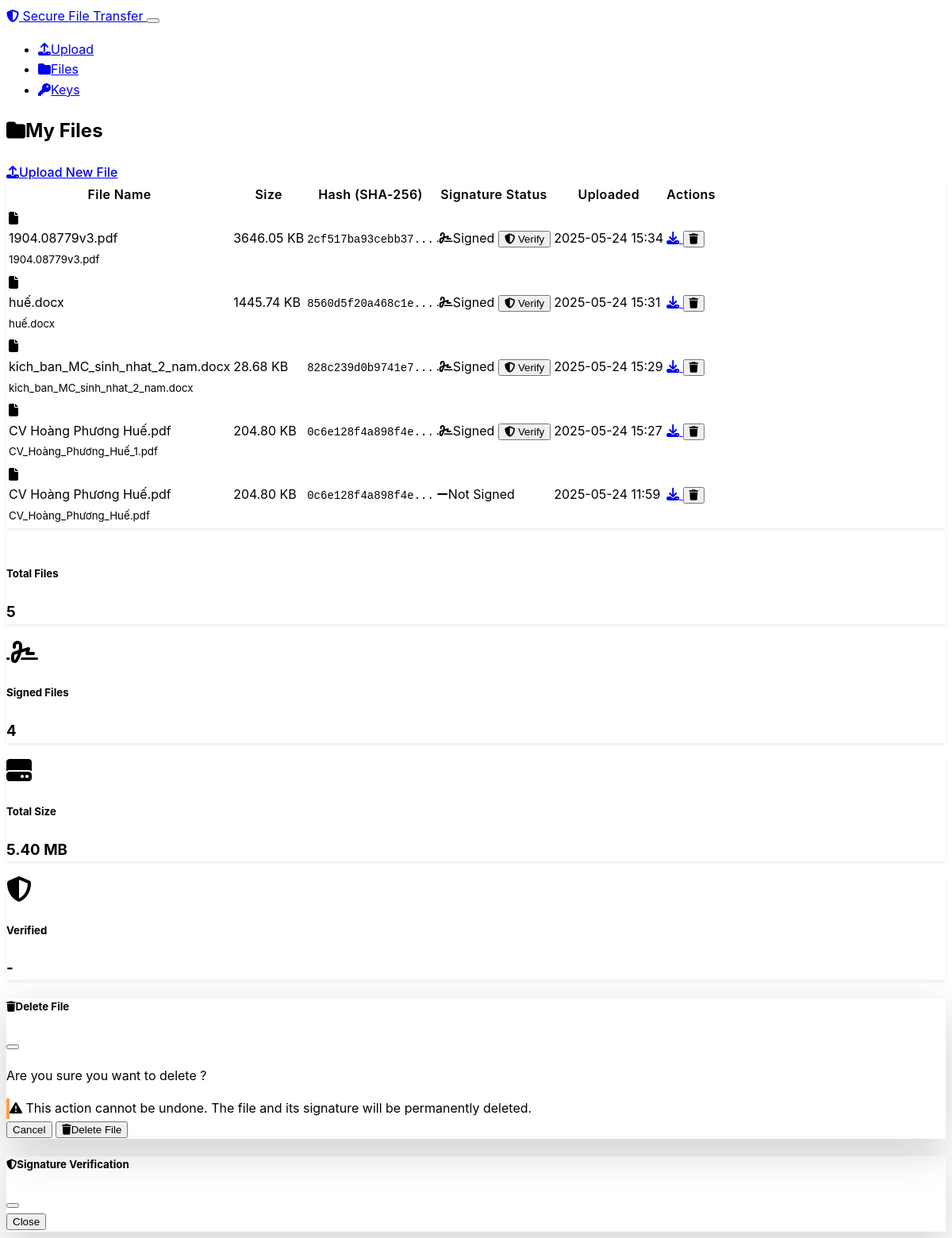
Before: /files with the older database file.
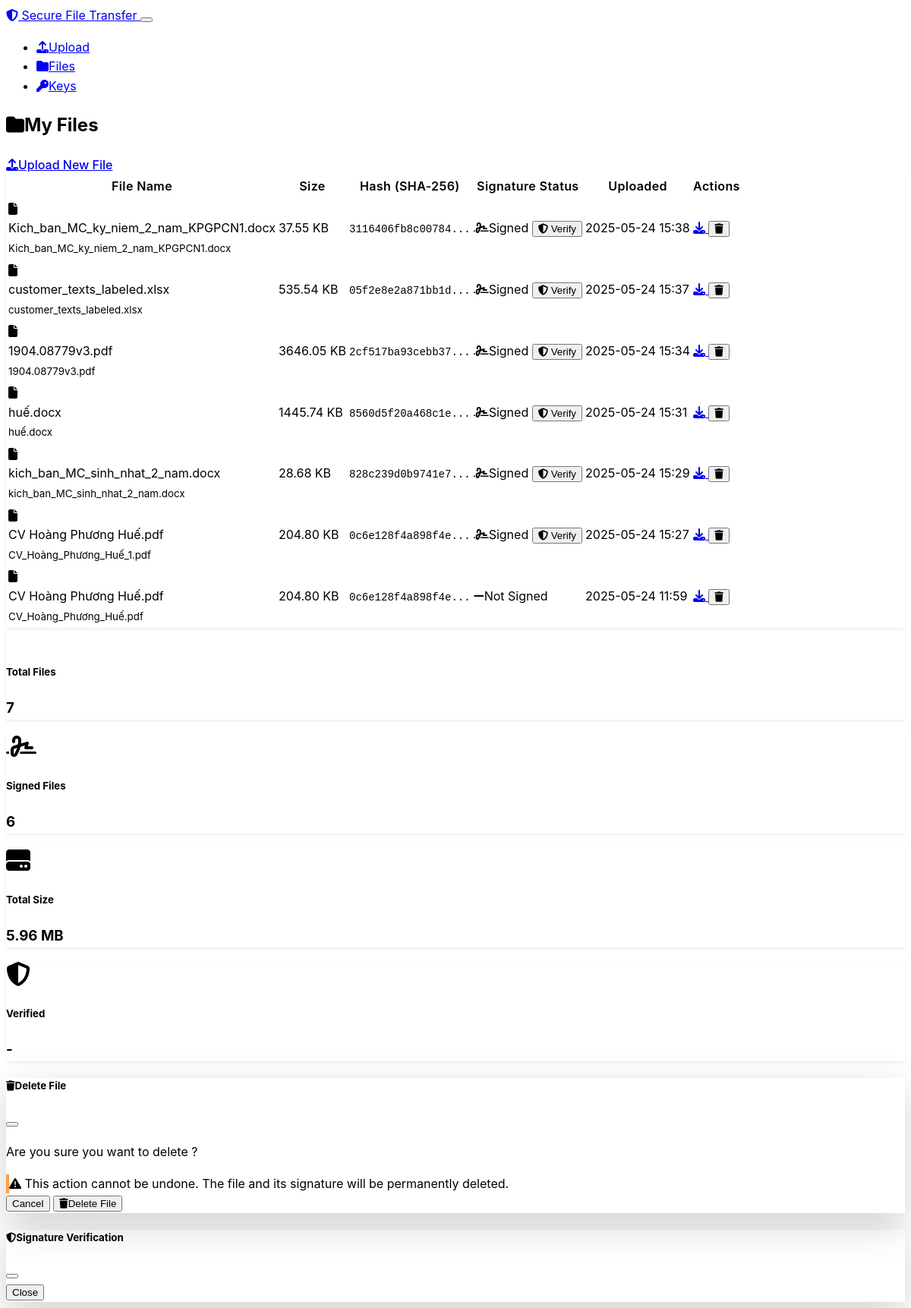
After: the same page with the newer database file.
### models.py (models this page shows, shortened)
class FileRecord(db.Model):
    id = db.Column(db.Integer, primary_key=True)
    filename = db.Column(db.String(255), nullable=False)
    original_filename = db.Column(db.String(255), nullable=False)
    file_path = db.Column(db.String(500), nullable=False)
    file_size = db.Column(db.Integer, nullable=False)
    file_hash = db.Column(db.String(64), nullable=False)  # SHA-256 hash
    signature = db.Column(Text, nullable=True)  # RSA signature
    signature_verified = db.Column(db.Boolean, default=False)
    uploaded_at = db.Column(db.DateTime, default=datetime.utcnow)
    user_id = db.Column(db.Integer, db.ForeignKey('user.id'), nullable=False)

### routes.py (the view)
@app.route('/files')
def files():
    user = User.query.first()
    if not user:
        user = User(username='default_user')
        db.session.add(user)
        db.session.commit()
    user_files = FileRecord.query.filter_by(user_id=user.id).order_by(FileRecord.uploaded_at.desc()).all()
    if not user.private_key or not user.public_key:
        flash('Bạn chưa có khóa RSA. Vui lòng tạo khóa để ký số các file.', 'warning')
    return render_template('files.html', user=user, files=user_files)

### templates/files.html (shortened to what this page needs)
{% extends "base.html" %}
{% block content %}
<div class="d-flex justify-content-between align-items-center mb-4">
    <h2>
        <i class="fas fa-folder me-2"></i>My Files
    </h2>
    <a href="{{ url_for('upload_page') }}" class="btn btn-primary">
        <i class="fas fa-upload me-1"></i>Upload New File
    </a>
</div>
{% if files %}
<div class="card">
    <div class="card-body">
        <div class="table-responsive">
            <table class="table table-hover">
                <thead>
                    <tr>
                        <th>File Name</th>
                        <th>Size</th>
                        <th>Hash (SHA-256)</th>
                        <th>Signature Status</th>
                        <th>Uploaded</th>
                        <th>Actions</th>
                    </tr>
                </thead>
                <tbody>
                    {% for file in files %}
                    <tr id="file-row-{{ file.id }}">
                        <td>
                            <div class="d-flex align-items-center">
                                <i class="fas fa-file me-2"></i>
                                <div>
                                    <div class="fw-bold">{{ file.original_filename }}</div>
                                    <small class="text-muted">{{ file.filename }}</small>
                                </div>
                            </div>
                        </td>
                        <td>{{ "%.2f"|format(file.file_size / 1024) }} KB</td>
                        <td>
                            <small class="font-monospace text-muted">
                                {{ file.file_hash[:16] }}...
                            </small>
                        </td>
                        <td>
                            <div id="signature-status-{{ file.id }}">
                                {% if file.signature %}
                                    <span class="badge bg-success">
                                        <i class="fas fa-signature me-1"></i>Signed
                                    </span>
                                    <button class="btn btn-sm btn-outline-info ms-1" onclick="verifySignature({{ file.id }})">
                                        <i class="fas fa-shield-alt"></i> Verify
                                    </button>
                                {% else %}
                                    <span class="badge bg-secondary">
                                        <i class="fas fa-minus me-1"></i>Not Signed
                                    </span>
                                {% endif %}
                            </div>
                        </td>
                        <td>{{ file.uploaded_at.strftime('%Y-%m-%d %H:%M') }}</td>
                        <td>
                            <div class="btn-group" role="group">
                                <a href="{{ url_for('download_file', file_id=file.id) }}"
                                   class="btn btn-sm btn-outline-primary"
                                   title="Download">
                                    <i class="fas fa-download"></i>
                                </a>
                                <button class="btn btn-sm btn-outline-danger"
                                        onclick="deleteFile({{ file.id }}, '{{ file.original_filename }}')"
                                        title="Delete">
                                    <i class="fas fa-trash"></i>
                                </button>
                            </div>
                        </td>
                    </tr>
                    {% endfor %}
                </tbody>
            </table>
        </div>
    </div>
</div>
<div class="row mt-4">
    <div class="col-md-3">
        <div class="card text-center">
            <div class="card-body">
                <h5>Total Files</h5>
                <h3 class="text-primary">{{ files|length }}</h3>
            </div>
        </div>
    </div>
    <div class="col-md-3">
        <div class="card text-center">
            <div class="card-body">
                <i class="fas fa-signature fa-2x text-success mb-2"></i>
                <h5>Signed Files</h5>
                <h3 class="text-success">{{ files|selectattr('signature')|list|length }}</h3>
            </div>
        </div>
    </div>
    <div class="col-md-3">
        <div class="card text-center">
            <div class="card-body">
                <i class="fas fa-hdd fa-2x text-info mb-2"></i>
                <h5>Total Size</h5>
                <h3 class="text-info">{{ "%.2f"|format(files|sum(attribute='file_size') / 1024 / 1024) }} MB</h3>
            </div>
        </div>
    </div>
    <div class="col-md-3">
        <div class="card text-center">
            <div class="card-body">
                <i class="fas fa-shield-alt fa-2x text-warning mb-2"></i>
                <h5>Verified</h5>
                <h3 class="text-warning">-</h3>
            </div>
        </div>
    </div>
</div>
{% endif %}
<div class="modal fade" id="deleteModal" tabindex="-1">
    <div class="modal-dialog">
        <div class="modal-content">
            <div class="modal-header">
                <h5 class="modal-title">
                    <i class="fas fa-trash me-2"></i>Delete File
                </h5>
                <button type="button" class="btn-close" data-bs-dismiss="modal"></button>
            </div>
            <div class="modal-body">
                <p>Are you sure you want to delete <strong id="deleteFileName"></strong>?</p>
                <div class="alert alert-warning">
                    <i class="fas fa-exclamation-triangle me-2"></i>
                    This action cannot be undone. The file and its signature will be permanently deleted.
                </div>
            </div>
            <div class="modal-footer">
                <button type="button" class="btn btn-secondary" data-bs-dismiss="modal">Cancel</button>
                <form id="deleteForm" method="POST" style="display: inline;">
                    <button type="submit" class="btn btn-danger">
                        <i class="fas fa-trash me-1"></i>Delete File
                    </button>
                </form>
            </div>
        </div>
    </div>
</div>
<div class="modal fade" id="verificationModal" tabindex="-1">
    <div class="modal-dialog">
        <div class="modal-content">
            <div class="modal-header">
                <h5 class="modal-title">
                    <i class="fas fa-shield-alt me-2"></i>Signature Verification
                </h5>
                <button type="button" class="btn-close" data-bs-dismiss="modal"></button>
            </div>
            <div class="modal-footer">
                <button type="button" class="btn btn-secondary" data-bs-dismiss="modal">Close</button>
            </div>
        </div>
    </div>
</div>
{% endblock %}

### templates/base.html (shortened to what this page needs)
<!DOCTYPE html>
<html lang="en" data-bs-theme="dark">
<head>
    <link href="https://cdn.replit.com/agent/bootstrap-agent-dark-theme.min.css" rel="stylesheet">
    <link rel="stylesheet" href="https://cdnjs.cloudflare.com/ajax/libs/font-awesome/6.4.0/css/all.min.css">
    <link rel="stylesheet" href="{{ url_for('static', filename='css/style.css') }}">
</head>
<body>
    <nav class="navbar navbar-expand-lg navbar-dark bg-dark">
        <div class="container">
            <a class="navbar-brand" href="{{ url_for('index') }}">
                <i class="fas fa-shield-alt me-2"></i>
                Secure File Transfer
            </a>
            <button class="navbar-toggler" type="button" data-bs-toggle="collapse" data-bs-target="#navbarNav">
            </button>
            <div class="collapse navbar-collapse" id="navbarNav">
                <ul class="navbar-nav me-auto">
                    <li class="nav-item">
                        <a class="nav-link" href="{{ url_for('upload_page') }}">
                            <i class="fas fa-upload me-1"></i>Upload
                        </a>
                    </li>
                    <li class="nav-item">
                        <a class="nav-link" href="{{ url_for('files') }}">
                            <i class="fas fa-folder me-1"></i>Files
                        </a>
                    </li>
                    <li class="nav-item">
                        <a class="nav-link" href="{{ url_for('keys') }}">
                            <i class="fas fa-key me-1"></i>Keys
                        </a>
                    </li>
                </ul>
            </div>
        </div>
    </nav>
    <main class="container my-4">
        {% block content %}{% endblock %}
    </main>
</body>
</html>

### static/css/style.css (style rules this page uses)
:root { --primary-color: 15 115 223; --success-color: 40 199 111; --warning-color: 255 159 67; --danger-color: 234 84 85; --info-color: 102 204 255; --dark-color: 45 55 75; --light-color: 248 249 250; }
body { font-family: -apple-system, BlinkMacSystemFont, 'Segoe UI', Roboto, sans-serif; line-height: 1.6; }
.container { animation: fadeIn 0.5s ease-in-out; }
.card { border: none; box-shadow: 0 0.125rem 0.25rem rgba(0, 0, 0, 0.075); transition: all 0.3s ease; }
.table th { border-top: none; font-weight: 600; letter-spacing: 0.025em; }
.table td { vertical-align: middle; }
.table tbody tr { transition: background-color 0.2s ease; }
.btn { font-weight: 500; transition: all 0.2s ease; }
.btn-group .btn { transform: none; }
.modal-content { border: none; box-shadow: 0 1rem 3rem rgba(0, 0, 0, 0.175); }
.modal-header { border-bottom: 1px solid var(--bs-border-color); }
.modal-footer { border-top: 1px solid var(--bs-border-color); }
.alert { border: none; border-left: 4px solid; }
.alert-warning { border-left-color: rgb(var(--warning-color)); }
.font-monospace { font-family: SFMono-Regular, Menlo, Monaco, Consolas, "Liberation Mono", "Courier New", monospace; font-size: 0.875em; }
[data-bs-theme="dark"] .card { background-color: var(--bs-dark); }
[data-bs-theme="dark"] .table th { border-color: var(--bs-border-color); }

Changed rows visible on the page:
added FileRecord: original_filename "Kich_ban_MC_ky_niem_2_nam_KPGPCN1.docx", filename "Kich_ban_MC_ky_niem_2_nam_KPGPCN1.docx", file.file_size/1024 "37.55", file_hash "3116406fb8c00784", uploaded_at "2025-05-24 15:38"
added FileRecord: original_filename "customer_texts_labeled.xlsx", filename "customer_texts_labeled.xlsx", file.file_size/1024 "535.54", file_hash "05f2e8e2a871bb1d", uploaded_at "2025-05-24 15:37"
Other visible differences:
{{ files|length }}: "5" → "7"
{{ files|selectattr('signature')|list|length }}: "4" → "6"
{{ "%.2f"|format(files|sum(attribute='file_size') / 1024 / 1024) }}: "5.40" → "5.96"
